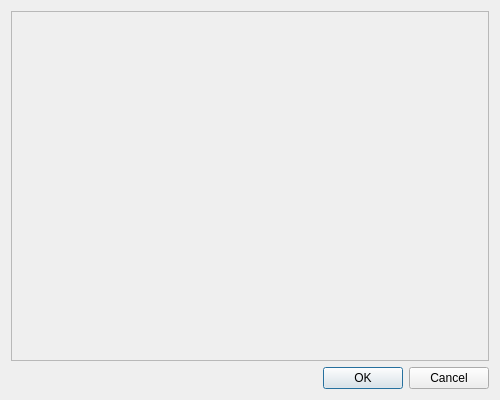
<?xml version="1.0" encoding="UTF-8"?>
<ui version="4.0">
 <class>MaterialAssignmentEditorWindow</class>
 <widget class="QWidget" name="MaterialAssignmentEditorWindow">
  <property name="windowModality">
   <enum>Qt::ApplicationModal</enum>
  </property>
  <property name="geometry">
   <rect>
    <x>0</x>
    <y>0</y>
    <width>500</width>
    <height>400</height>
   </rect>
  </property>
  <property name="windowTitle">
   <string>Assign Materials</string>
  </property>
  <layout class="QGridLayout" name="gridLayout">
   <item row="1" column="0">
    <widget class="QDialogButtonBox" name="buttonbox">
     <property name="standardButtons">
      <set>QDialogButtonBox::Cancel|QDialogButtonBox::Ok</set>
     </property>
    </widget>
   </item>
   <item row="0" column="0">
    <widget class="QScrollArea" name="scrollarea">
     <property name="widgetResizable">
      <bool>true</bool>
     </property>
     <widget class="QWidget" name="scrollarea_contents">
      <property name="geometry">
       <rect>
        <x>0</x>
        <y>0</y>
        <width>476</width>
        <height>341</height>
       </rect>
      </property>
     </widget>
    </widget>
   </item>
  </layout>
 </widget>
 <resources/>
 <connections/>
</ui>
